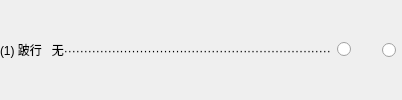
              <widget class="QWidget" name="widget_15" native="true">
               <property name="sizePolicy">
                <sizepolicy hsizetype="Preferred" vsizetype="Fixed">
                 <horstretch>0</horstretch>
                 <verstretch>0</verstretch>
                </sizepolicy>
               </property>
               <layout class="QHBoxLayout" name="horizontalLayout_11">
                <property name="leftMargin">
                 <number>0</number>
                </property>
                <property name="topMargin">
                 <number>0</number>
                </property>
                <property name="rightMargin">
                 <number>6</number>
                </property>
                <property name="bottomMargin">
                 <number>0</number>
                </property>
                <item>
                 <widget class="QLabel" name="label_12">
                  <property name="sizePolicy">
                   <sizepolicy hsizetype="Expanding" vsizetype="Fixed">
                    <horstretch>0</horstretch>
                    <verstretch>0</verstretch>
                   </sizepolicy>
                  </property>
                  <property name="text">
                   <string>(1) 跛行   无···································································</string>
                  </property>
                  <property name="alignment">
                   <set>Qt::AlignLeading|Qt::AlignLeft|Qt::AlignVCenter</set>
                  </property>
                 </widget>
                </item>
                <item>
                 <widget class="QRadioButton" name="radioButton_6">
                  <property name="sizePolicy">
                   <sizepolicy hsizetype="Fixed" vsizetype="Fixed">
                    <horstretch>0</horstretch>
                    <verstretch>0</verstretch>
                   </sizepolicy>
                  </property>
                  <property name="layoutDirection">
                   <enum>Qt::RightToLeft</enum>
                  </property>
                  <property name="text">
                   <string/>
                  </property>
                 </widget>
                </item>
                <item>
                 <widget class="QRadioButton" name="radioButton_7">
                  <property name="sizePolicy">
                   <sizepolicy hsizetype="Fixed" vsizetype="Fixed">
                    <horstretch>0</horstretch>
                    <verstretch>0</verstretch>
                   </sizepolicy>
                  </property>
                  <property name="layoutDirection">
                   <enum>Qt::RightToLeft</enum>
                  </property>
                  <property name="text">
                   <string>    </string>
                  </property>
                 </widget>
                </item>
               </layout>
              </widget>
